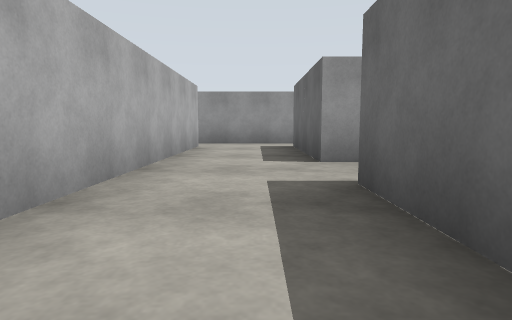
[1] (above)

19 first-person views from a walk through a Gazebo world. The camera is 0.9 m above the floor, tilts 6° down and sees 75° across. The floor is counted in squares, 2 m on a side. Each view is taken from the middle of a square. On the plan, view 1 faces up. The plan holds only what a view shows up to about 9 squares ahead; the rest is blank. The place goes on beyond the plan. Robots are left out. Simple patterns stand in for the simulator's built-in surfaces.

[2]
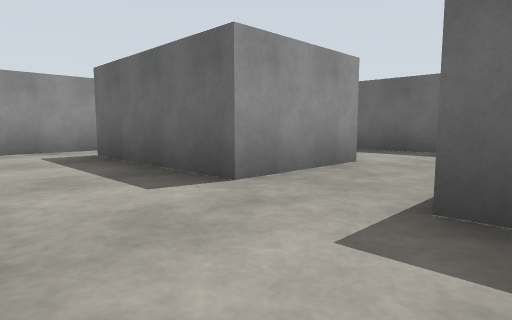

[3]
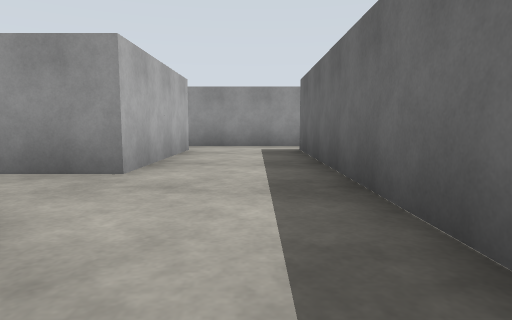

[4]
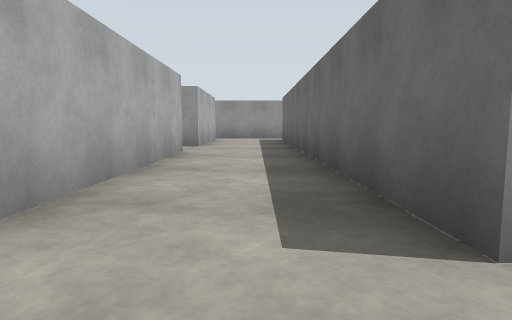

[5]
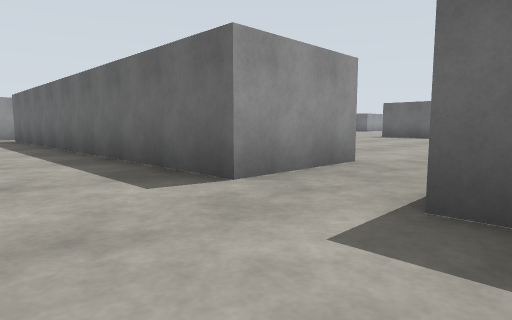

[6]
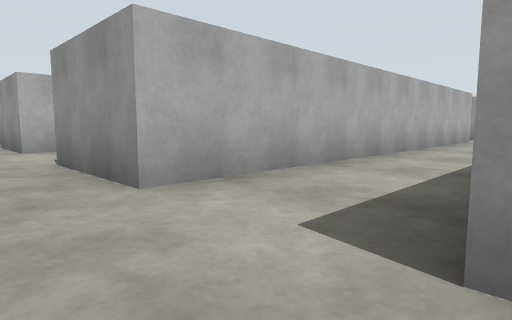

[7]
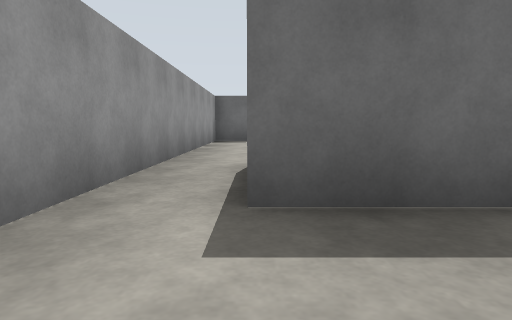

[8]
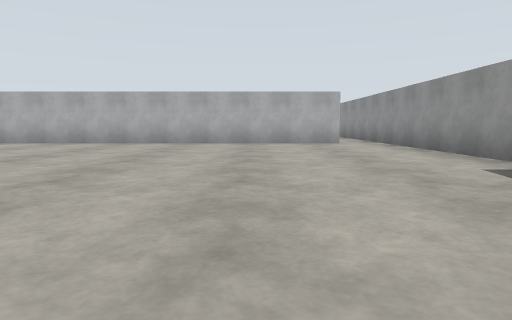

[9]
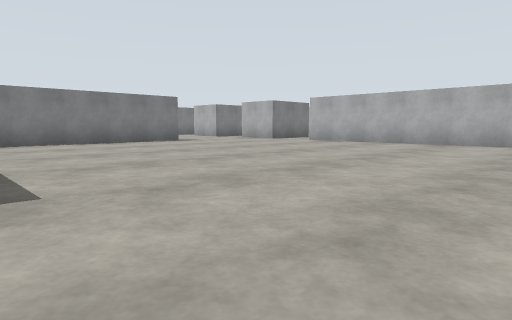

[10]
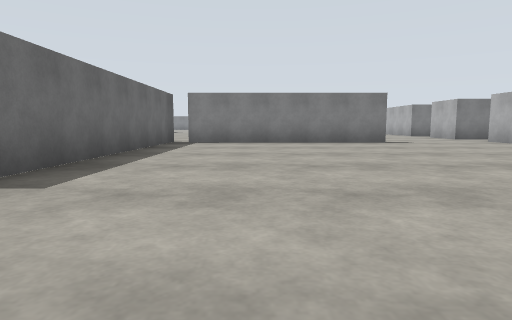

[11]
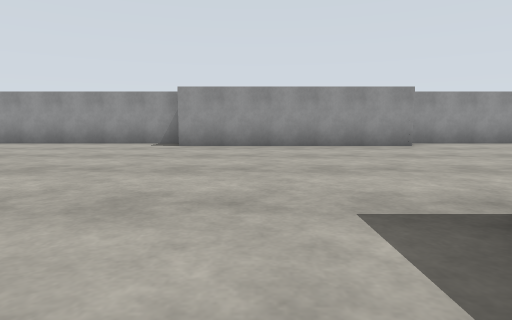

[12]
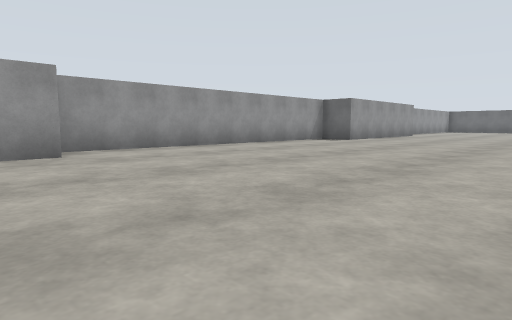

[13]
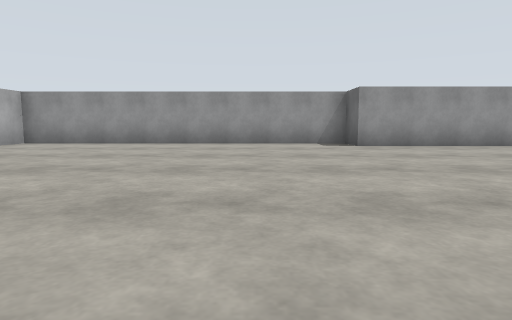

[14]
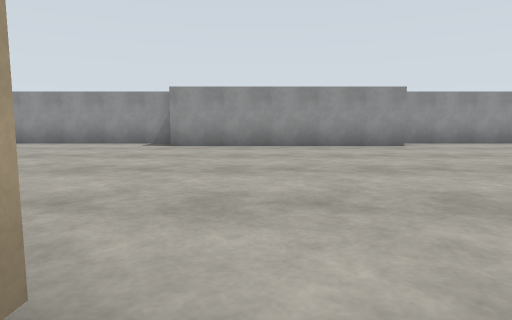

[15]
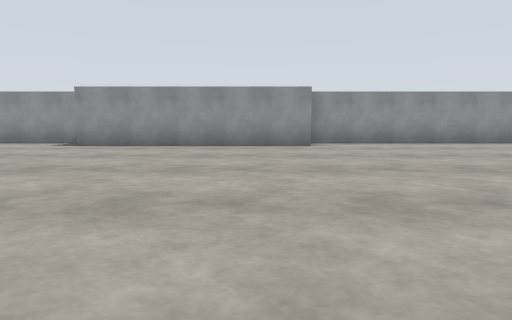

[16]
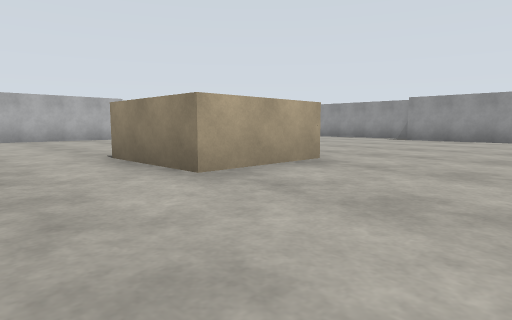

[17]
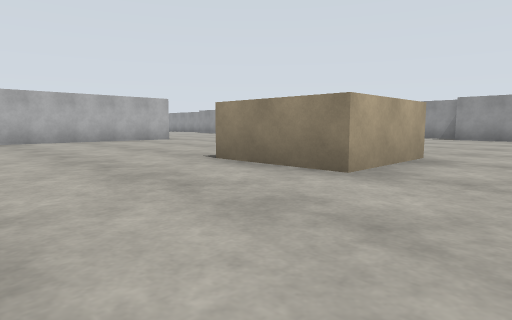

[18]
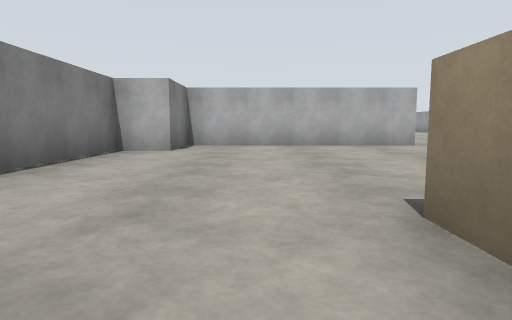

[19]
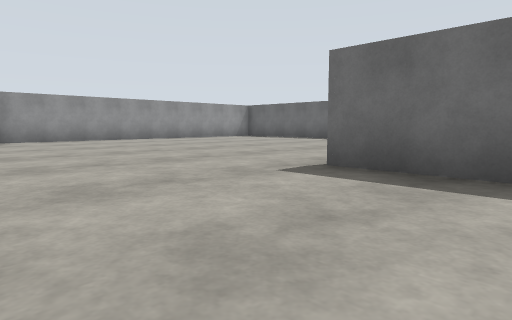

### Floor plan
Points are (right, up) in squares from view 1. A wall is a line through its corners. A room is listed if a view was taken in it or the views show most of it. See-through windows are left out.
Room 1 (views 1, 2, 6)
walls: (0.8, 0.9) (0.8, 2.6); (2.8, 4) (0.8, 4) (0.8, 7.1); (-1.2, 7.1) (-1.2, -2); (2.5, 8.1) (-1.5, 8.1)
ways out: opening at (1.5, -3) to room 2; opening at (1.5, 3) to room 2; opening at (1.5, 8) to room 2; opening at (-2.5, -3)
Room 2 (views 3, 4, 5, 7)
walls: (2.8, 2.6) (2.8, -1.5); (6.9, -2) (4.8, -2) (4.8, 7.1); (2.8, 7.1) (2.8, 4); (4.8, -3.9) (4.8, -3.4); (6.4, 8.1) (2.5, 8.1)
ways out: opening at (1.5, -3) to room 1; opening at (1.5, 3) to room 1; opening at (1.5, 8) to room 1; opening at (5.5, -3) to room 3; opening at (5.5, 8) to room 3; opening at (3.5, -4.5)
Room 3 (views 8, 9, 10, 11, 12, 13, 14, 15, 16, 17, 18, 19)
walls: (18.7, 1.5) (18.7, -3.5) (20.2, -3.5) (20.2, -4.5) (22.9, -4.5); (26.4, 0.9) (26.4, -1.2) (24.4, -1.2); (15.2, -5) (15.2, 1.3); (30.2, 7.1) (25.2, 7.1) (25.2, 8.1) (17.4, 8.1) (17.4, 7.1) (12.2, 7.1); (12.1, 8.1) (6.4, 8.1); (32.2, -1.6) (32.2, 0.1); (9.6, -4.5) (14.7, -4.5); (6.8, 7.1) (6.8, -1.4); (6.8, -4.1) (6.8, -5); (35.2, 8.1) (30.2, 8.1)
ways out: opening at (5.5, -3) to room 2; opening at (5.5, 8) to room 2; opening at (8, -5.7); opening at (15, -5)

Where each view was taken, in squares from view 1:
view 1: 0 up, 0 right, facing up
view 2: 2 up, 1 left, facing up-right
view 3: 1 up, 4 right, facing up
view 4: 3 down, 4 right, facing up
view 5: 4 down, 3 right, facing up-right
view 6: 3 down, 1 right, facing up-left
view 7: 7 up, 3 right, facing right
view 8: 5 up, 15 right, facing left
view 9: 4 up, 15 right, facing down-left
view 10: 4 up, 13 right, facing down
view 11: 0 up, 14 right, facing up
view 12: 2 up, 16 right, facing up-right
view 13: 0 up, 23 right, facing up
view 14: 0 up, 27 right, facing up
view 15: 0 up, 29 right, facing up
view 16: 3 down, 29 right, facing up-left
view 17: 4 down, 28 right, facing up-left
view 18: 2 down, 26 right, facing left
view 19: 2 down, 29 right, facing up-right
